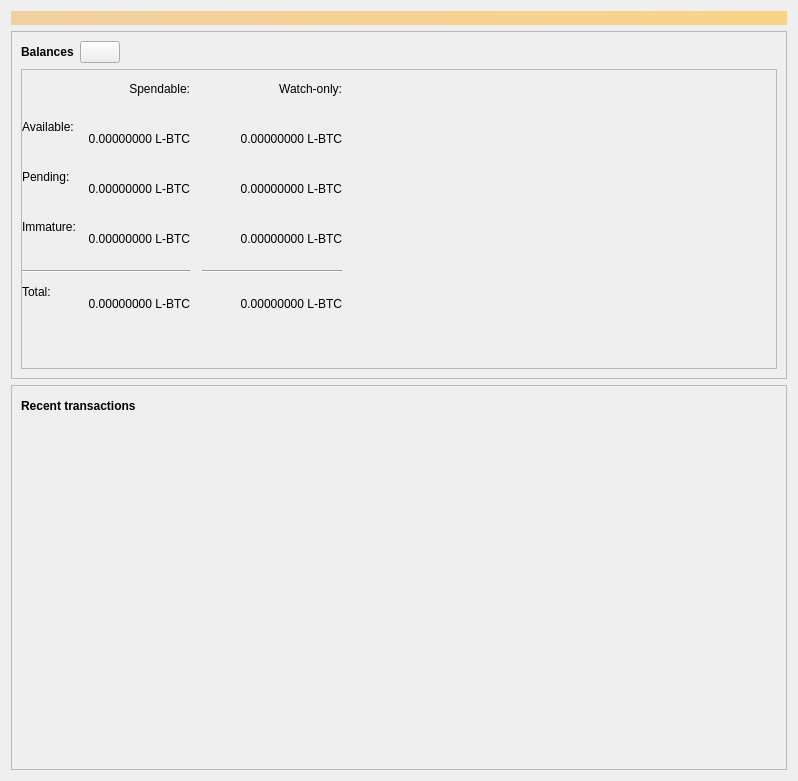
<?xml version="1.0" encoding="UTF-8"?>
<ui version="4.0">
 <class>OverviewPage</class>
 <widget class="QWidget" name="OverviewPage">
  <property name="geometry">
   <rect>
    <x>0</x>
    <y>0</y>
    <width>798</width>
    <height>781</height>
   </rect>
  </property>
  <property name="windowTitle">
   <string>Form</string>
  </property>
  <layout class="QVBoxLayout" name="topLayout">
   <item>
    <widget class="QLabel" name="labelAlerts">
     <property name="visible">
      <bool>true</bool>
     </property>
     <property name="styleSheet">
      <string notr="true">QLabel { background-color: qlineargradient(x1: 0, y1: 0, x2: 1, y2: 0, stop:0 #F0D0A0, stop:1 #F8D488); color:#000000; }</string>
     </property>
     <property name="wordWrap">
      <bool>true</bool>
     </property>
     <property name="margin">
      <number>3</number>
     </property>
     <property name="textInteractionFlags">
      <set>Qt::TextSelectableByMouse</set>
     </property>
    </widget>
   </item>
   <item>
    <layout class="QHBoxLayout" name="horizontalLayout" stretch="1">
     <item>
      <layout class="QVBoxLayout" name="verticalLayout_2">
       <item>
        <widget class="QFrame" name="frame">
         <property name="frameShape">
          <enum>QFrame::StyledPanel</enum>
         </property>
         <property name="frameShadow">
          <enum>QFrame::Raised</enum>
         </property>
         <layout class="QVBoxLayout" name="verticalLayout_4">
          <item>
           <layout class="QHBoxLayout" name="horizontalLayout_4">
            <item>
             <widget class="QLabel" name="label_5">
              <property name="font">
               <font>
                <weight>75</weight>
                <bold>true</bold>
               </font>
              </property>
              <property name="text">
               <string>Balances</string>
              </property>
             </widget>
            </item>
            <item>
             <widget class="QPushButton" name="labelWalletStatus">
              <property name="enabled">
               <bool>true</bool>
              </property>
              <property name="maximumSize">
               <size>
                <width>45</width>
                <height>16777215</height>
               </size>
              </property>
              <property name="toolTip">
               <string>The displayed information may be out of date. Your wallet automatically synchronizes with the Liquid network after a connection is established, but this process has not completed yet.</string>
              </property>
              <property name="text">
               <string/>
              </property>
              <property name="icon">
               <iconset resource="../bitcoin.qrc">
                <normaloff>:/icons/warning</normaloff>
                <disabledoff>:/icons/warning</disabledoff>:/icons/warning</iconset>
              </property>
              <property name="iconSize">
               <size>
                <width>24</width>
                <height>24</height>
               </size>
              </property>
             </widget>
            </item>
            <item>
             <spacer name="horizontalSpacer_3">
              <property name="orientation">
               <enum>Qt::Horizontal</enum>
              </property>
              <property name="sizeHint" stdset="0">
               <size>
                <width>40</width>
                <height>20</height>
               </size>
              </property>
             </spacer>
            </item>
           </layout>
          </item>
          <item>
           <widget class="QScrollArea" name="scrollArea">
            <property name="sizePolicy">
             <sizepolicy hsizetype="Minimum" vsizetype="Minimum">
              <horstretch>0</horstretch>
              <verstretch>0</verstretch>
             </sizepolicy>
            </property>
            <property name="minimumSize">
             <size>
              <width>500</width>
              <height>300</height>
             </size>
            </property>
            <property name="sizeIncrement">
             <size>
              <width>1</width>
              <height>1</height>
             </size>
            </property>
            <property name="verticalScrollBarPolicy">
             <enum>Qt::ScrollBarAsNeeded</enum>
            </property>
            <property name="horizontalScrollBarPolicy">
             <enum>Qt::ScrollBarAsNeeded</enum>
            </property>
            <property name="sizeAdjustPolicy">
             <enum>QAbstractScrollArea::AdjustToContents</enum>
            </property>
            <property name="widgetResizable">
             <bool>true</bool>
            </property>
            <widget class="QWidget" name="scrollAreaWidgetContents">
             <property name="geometry">
              <rect>
               <x>0</x>
               <y>0</y>
               <width>560</width>
               <height>296</height>
              </rect>
             </property>
             <property name="sizePolicy">
              <sizepolicy hsizetype="Minimum" vsizetype="Minimum">
               <horstretch>0</horstretch>
               <verstretch>0</verstretch>
              </sizepolicy>
             </property>
             <property name="minimumSize">
              <size>
               <width>500</width>
               <height>200</height>
              </size>
             </property>
             <widget class="QWidget" name="">
              <property name="geometry">
               <rect>
                <x>0</x>
                <y>0</y>
                <width>551</width>
                <height>253</height>
               </rect>
              </property>
              <layout class="QGridLayout" name="gridLayout">
               <property name="sizeConstraint">
                <enum>QLayout::SetMinimumSize</enum>
               </property>
               <property name="spacing">
                <number>12</number>
               </property>
               <item row="4" column="0" colspan="2">
                <widget class="Line" name="line">
                 <property name="orientation">
                  <enum>Qt::Horizontal</enum>
                 </property>
                </widget>
               </item>
               <item row="0" column="1">
                <widget class="QLabel" name="labelSpendable">
                 <property name="text">
                  <string>Spendable:</string>
                 </property>
                 <property name="alignment">
                  <set>Qt::AlignRight|Qt::AlignTrailing|Qt::AlignVCenter</set>
                 </property>
                </widget>
               </item>
               <item row="1" column="2">
                <widget class="QLabel" name="labelWatchAvailable">
                 <property name="sizePolicy">
                  <sizepolicy hsizetype="Minimum" vsizetype="Minimum">
                   <horstretch>0</horstretch>
                   <verstretch>0</verstretch>
                  </sizepolicy>
                 </property>
                 <property name="cursor">
                  <cursorShape>IBeamCursor</cursorShape>
                 </property>
                 <property name="toolTip">
                  <string>Your current balance in watch-only addresses</string>
                 </property>
                 <property name="text">
                  <string notr="true">0.00000000 L-BTC</string>
                 </property>
                 <property name="alignment">
                  <set>Qt::AlignRight|Qt::AlignTrailing|Qt::AlignVCenter</set>
                 </property>
                 <property name="textInteractionFlags">
                  <set>Qt::LinksAccessibleByMouse|Qt::TextSelectableByKeyboard|Qt::TextSelectableByMouse</set>
                 </property>
                </widget>
               </item>
               <item row="3" column="0">
                <widget class="QLabel" name="labelImmatureText">
                 <property name="sizePolicy">
                  <sizepolicy hsizetype="Minimum" vsizetype="Minimum">
                   <horstretch>0</horstretch>
                   <verstretch>0</verstretch>
                  </sizepolicy>
                 </property>
                 <property name="text">
                  <string>Immature:</string>
                 </property>
                 <property name="alignment">
                  <set>Qt::AlignLeading|Qt::AlignLeft|Qt::AlignTop</set>
                 </property>
                </widget>
               </item>
               <item row="5" column="0">
                <widget class="QLabel" name="labelTotalText">
                 <property name="text">
                  <string>Total:</string>
                 </property>
                 <property name="alignment">
                  <set>Qt::AlignLeading|Qt::AlignLeft|Qt::AlignTop</set>
                 </property>
                </widget>
               </item>
               <item row="1" column="0">
                <widget class="QLabel" name="labelBalanceText">
                 <property name="text">
                  <string>Available:</string>
                 </property>
                 <property name="alignment">
                  <set>Qt::AlignLeading|Qt::AlignLeft|Qt::AlignTop</set>
                 </property>
                </widget>
               </item>
               <item row="2" column="1">
                <widget class="QLabel" name="labelUnconfirmed">
                 <property name="sizePolicy">
                  <sizepolicy hsizetype="Minimum" vsizetype="Minimum">
                   <horstretch>0</horstretch>
                   <verstretch>0</verstretch>
                  </sizepolicy>
                 </property>
                 <property name="cursor">
                  <cursorShape>IBeamCursor</cursorShape>
                 </property>
                 <property name="toolTip">
                  <string>Total of transactions that have yet to be confirmed, and do not yet count toward the spendable balance</string>
                 </property>
                 <property name="text">
                  <string notr="true">0.00000000 L-BTC</string>
                 </property>
                 <property name="alignment">
                  <set>Qt::AlignRight|Qt::AlignTrailing|Qt::AlignVCenter</set>
                 </property>
                 <property name="textInteractionFlags">
                  <set>Qt::LinksAccessibleByMouse|Qt::TextSelectableByKeyboard|Qt::TextSelectableByMouse</set>
                 </property>
                </widget>
               </item>
               <item row="0" column="2">
                <widget class="QLabel" name="labelWatchonly">
                 <property name="text">
                  <string>Watch-only:</string>
                 </property>
                 <property name="alignment">
                  <set>Qt::AlignRight|Qt::AlignTrailing|Qt::AlignVCenter</set>
                 </property>
                </widget>
               </item>
               <item row="3" column="1">
                <widget class="QLabel" name="labelImmature">
                 <property name="sizePolicy">
                  <sizepolicy hsizetype="Minimum" vsizetype="Minimum">
                   <horstretch>0</horstretch>
                   <verstretch>0</verstretch>
                  </sizepolicy>
                 </property>
                 <property name="cursor">
                  <cursorShape>IBeamCursor</cursorShape>
                 </property>
                 <property name="toolTip">
                  <string>Mined balance that has not yet matured</string>
                 </property>
                 <property name="text">
                  <string notr="true">0.00000000 L-BTC</string>
                 </property>
                 <property name="alignment">
                  <set>Qt::AlignRight|Qt::AlignTrailing|Qt::AlignVCenter</set>
                 </property>
                 <property name="textInteractionFlags">
                  <set>Qt::LinksAccessibleByMouse|Qt::TextSelectableByKeyboard|Qt::TextSelectableByMouse</set>
                 </property>
                </widget>
               </item>
               <item row="2" column="0">
                <widget class="QLabel" name="labelPendingText">
                 <property name="text">
                  <string>Pending:</string>
                 </property>
                 <property name="alignment">
                  <set>Qt::AlignLeading|Qt::AlignLeft|Qt::AlignTop</set>
                 </property>
                </widget>
               </item>
               <item row="2" column="3">
                <spacer name="horizontalSpacer_2">
                 <property name="orientation">
                  <enum>Qt::Horizontal</enum>
                 </property>
                 <property name="sizeHint" stdset="0">
                  <size>
                   <width>40</width>
                   <height>20</height>
                  </size>
                 </property>
                </spacer>
               </item>
               <item row="4" column="2">
                <widget class="Line" name="lineWatchBalance">
                 <property name="sizePolicy">
                  <sizepolicy hsizetype="Preferred" vsizetype="Fixed">
                   <horstretch>0</horstretch>
                   <verstretch>0</verstretch>
                  </sizepolicy>
                 </property>
                 <property name="minimumSize">
                  <size>
                   <width>140</width>
                   <height>0</height>
                  </size>
                 </property>
                 <property name="orientation">
                  <enum>Qt::Horizontal</enum>
                 </property>
                </widget>
               </item>
               <item row="5" column="2">
                <widget class="QLabel" name="labelWatchTotal">
                 <property name="cursor">
                  <cursorShape>IBeamCursor</cursorShape>
                 </property>
                 <property name="toolTip">
                  <string>Current total balance in watch-only addresses</string>
                 </property>
                 <property name="text">
                  <string notr="true">0.00000000 L-BTC</string>
                 </property>
                 <property name="alignment">
                  <set>Qt::AlignRight|Qt::AlignTrailing|Qt::AlignVCenter</set>
                 </property>
                 <property name="textInteractionFlags">
                  <set>Qt::LinksAccessibleByMouse|Qt::TextSelectableByKeyboard|Qt::TextSelectableByMouse</set>
                 </property>
                </widget>
               </item>
               <item row="5" column="1">
                <widget class="QLabel" name="labelTotal">
                 <property name="sizePolicy">
                  <sizepolicy hsizetype="Minimum" vsizetype="Minimum">
                   <horstretch>0</horstretch>
                   <verstretch>0</verstretch>
                  </sizepolicy>
                 </property>
                 <property name="cursor">
                  <cursorShape>IBeamCursor</cursorShape>
                 </property>
                 <property name="toolTip">
                  <string>Your current total balance</string>
                 </property>
                 <property name="text">
                  <string notr="true">0.00000000 L-BTC</string>
                 </property>
                 <property name="alignment">
                  <set>Qt::AlignRight|Qt::AlignTrailing|Qt::AlignVCenter</set>
                 </property>
                 <property name="textInteractionFlags">
                  <set>Qt::LinksAccessibleByMouse|Qt::TextSelectableByKeyboard|Qt::TextSelectableByMouse</set>
                 </property>
                </widget>
               </item>
               <item row="2" column="2">
                <widget class="QLabel" name="labelWatchPending">
                 <property name="cursor">
                  <cursorShape>IBeamCursor</cursorShape>
                 </property>
                 <property name="toolTip">
                  <string>Unconfirmed transactions to watch-only addresses</string>
                 </property>
                 <property name="text">
                  <string notr="true">0.00000000 L-BTC</string>
                 </property>
                 <property name="alignment">
                  <set>Qt::AlignRight|Qt::AlignTrailing|Qt::AlignVCenter</set>
                 </property>
                 <property name="textInteractionFlags">
                  <set>Qt::LinksAccessibleByMouse|Qt::TextSelectableByKeyboard|Qt::TextSelectableByMouse</set>
                 </property>
                </widget>
               </item>
               <item row="3" column="2">
                <widget class="QLabel" name="labelWatchImmature">
                 <property name="sizePolicy">
                  <sizepolicy hsizetype="Minimum" vsizetype="Minimum">
                   <horstretch>0</horstretch>
                   <verstretch>0</verstretch>
                  </sizepolicy>
                 </property>
                 <property name="cursor">
                  <cursorShape>IBeamCursor</cursorShape>
                 </property>
                 <property name="toolTip">
                  <string>Mined balance in watch-only addresses that has not yet matured</string>
                 </property>
                 <property name="text">
                  <string notr="true">0.00000000 L-BTC</string>
                 </property>
                 <property name="alignment">
                  <set>Qt::AlignRight|Qt::AlignTrailing|Qt::AlignVCenter</set>
                 </property>
                 <property name="textInteractionFlags">
                  <set>Qt::LinksAccessibleByMouse|Qt::TextSelectableByKeyboard|Qt::TextSelectableByMouse</set>
                 </property>
                </widget>
               </item>
               <item row="1" column="1">
                <widget class="QLabel" name="labelBalance">
                 <property name="sizePolicy">
                  <sizepolicy hsizetype="Minimum" vsizetype="Minimum">
                   <horstretch>0</horstretch>
                   <verstretch>0</verstretch>
                  </sizepolicy>
                 </property>
                 <property name="cursor">
                  <cursorShape>IBeamCursor</cursorShape>
                 </property>
                 <property name="toolTip">
                  <string>Your current spendable balance</string>
                 </property>
                 <property name="text">
                  <string notr="true">0.00000000 L-BTC</string>
                 </property>
                 <property name="alignment">
                  <set>Qt::AlignRight|Qt::AlignTrailing|Qt::AlignVCenter</set>
                 </property>
                 <property name="textInteractionFlags">
                  <set>Qt::LinksAccessibleByMouse|Qt::TextSelectableByKeyboard|Qt::TextSelectableByMouse</set>
                 </property>
                </widget>
               </item>
              </layout>
             </widget>
            </widget>
           </widget>
          </item>
         </layout>
        </widget>
       </item>
       <item>
        <layout class="QVBoxLayout" name="verticalLayout_3">
         <item>
          <widget class="QFrame" name="frame_2">
           <property name="frameShape">
            <enum>QFrame::StyledPanel</enum>
           </property>
           <property name="frameShadow">
            <enum>QFrame::Raised</enum>
           </property>
           <layout class="QVBoxLayout" name="verticalLayout">
            <item>
             <layout class="QHBoxLayout" name="horizontalLayout_2">
              <item>
               <widget class="QLabel" name="label_4">
                <property name="font">
                 <font>
                  <weight>75</weight>
                  <bold>true</bold>
                 </font>
                </property>
                <property name="text">
                 <string>Recent transactions</string>
                </property>
               </widget>
              </item>
              <item>
               <widget class="QPushButton" name="labelTransactionsStatus">
                <property name="enabled">
                 <bool>true</bool>
                </property>
                <property name="maximumSize">
                 <size>
                  <width>30</width>
                  <height>16777215</height>
                 </size>
                </property>
                <property name="toolTip">
                 <string>The displayed information may be out of date. Your wallet automatically synchronizes with the Liquid network after a connection is established, but this process has not completed yet.</string>
                </property>
                <property name="text">
                 <string/>
                </property>
                <property name="icon">
                 <iconset resource="../bitcoin.qrc">
                  <normaloff>:/icons/warning</normaloff>
                  <disabledoff>:/icons/warning</disabledoff>:/icons/warning</iconset>
                </property>
                <property name="iconSize">
                 <size>
                  <width>24</width>
                  <height>24</height>
                 </size>
                </property>
                <property name="flat">
                 <bool>true</bool>
                </property>
               </widget>
              </item>
              <item>
               <spacer name="horizontalSpacer">
                <property name="orientation">
                 <enum>Qt::Horizontal</enum>
                </property>
                <property name="sizeHint" stdset="0">
                 <size>
                  <width>40</width>
                  <height>20</height>
                 </size>
                </property>
               </spacer>
              </item>
             </layout>
            </item>
            <item>
             <widget class="TransactionOverviewWidget" name="listTransactions">
              <property name="styleSheet">
               <string notr="true">QListView { background: transparent; }</string>
              </property>
              <property name="frameShape">
               <enum>QFrame::NoFrame</enum>
              </property>
              <property name="verticalScrollBarPolicy">
               <enum>Qt::ScrollBarAlwaysOff</enum>
              </property>
              <property name="horizontalScrollBarPolicy">
               <enum>Qt::ScrollBarAlwaysOff</enum>
              </property>
              <property name="sizeAdjustPolicy">
               <enum>QAbstractScrollArea::AdjustToContents</enum>
              </property>
              <property name="selectionMode">
               <enum>QAbstractItemView::NoSelection</enum>
              </property>
             </widget>
            </item>
           </layout>
          </widget>
         </item>
        </layout>
       </item>
      </layout>
     </item>
    </layout>
   </item>
  </layout>
 </widget>
 <customwidgets>
  <customwidget>
   <class>TransactionOverviewWidget</class>
   <extends>QListView</extends>
   <header>qt/transactionoverviewwidget.h</header>
  </customwidget>
 </customwidgets>
 <resources>
  <include location="../bitcoin.qrc"/>
 </resources>
 <connections/>
</ui>
